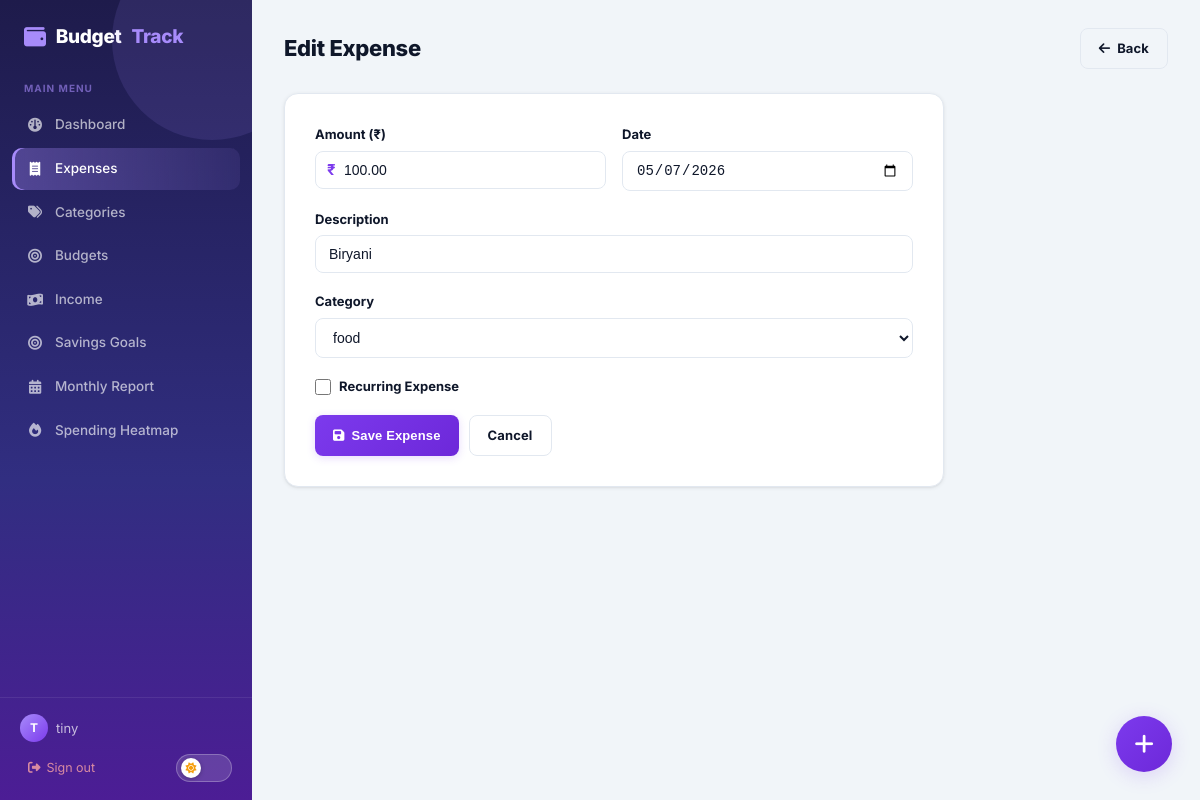
/expenses/1/edit (signed in), run on the app's committed database.
### models.py (models this page shows, shortened)
class User(UserMixin, db.Model):
    __tablename__ = "users"
    id = db.Column(db.Integer, primary_key=True)
    username = db.Column(db.String(80), unique=True, nullable=False)
    email = db.Column(db.String(120), unique=True, nullable=False)
    password_hash = db.Column(db.String(256), nullable=False)
    created_at = db.Column(db.DateTime, default=datetime.utcnow)
    categories = db.relationship("Category", backref="user", lazy=True, cascade="all, delete-orphan")
    expenses   = db.relationship("Expense",  backref="user", lazy=True, cascade="all, delete-orphan")
    budgets    = db.relationship("Budget",   backref="user", lazy=True, cascade="all, delete-orphan")
    goals      = db.relationship("SavingsGoal", backref="user", lazy=True, cascade="all, delete-orphan")

class Expense(db.Model):
    __tablename__ = "expenses"
    id          = db.Column(db.Integer, primary_key=True)
    amount      = db.Column(db.Numeric(10, 2), nullable=False)
    description = db.Column(db.String(255), nullable=False)
    date        = db.Column(db.Date, nullable=False, default=date.today)
    period      = db.Column(db.String(10), nullable=False, default="daily")
    is_recurring        = db.Column(db.Boolean, default=False)
    recurrence_interval = db.Column(db.String(10))
    user_id     = db.Column(db.Integer, db.ForeignKey("users.id"), nullable=False)
    category_id = db.Column(db.Integer, db.ForeignKey("categories.id"), nullable=False)
    created_at  = db.Column(db.DateTime, default=datetime.utcnow)

### routes/expenses.py (the view, shortened to what this page needs)
@expenses_bp.route("/<int:id>/edit", methods=["GET", "POST"])
@login_required
def edit(id):
    expense = Expense.query.filter_by(id=id, user_id=current_user.id).first_or_404()
    form = ExpenseForm(obj=expense)
    populate_category_choices(form)
    return render_template("expenses/form.html", form=form, title="Edit Expense")

### forms.py
class ExpenseForm(FlaskForm):
    amount = DecimalField("Amount (₹)", validators=[DataRequired(), NumberRange(min=0.01)], places=2)
    description = StringField("Description", validators=[DataRequired(), Length(1, 255)])
    date = DateField("Date", validators=[DataRequired()])
    category_id = SelectField("Category", coerce=int, validators=[DataRequired()])
    is_recurring = BooleanField("Recurring Expense")
    recurrence_interval = SelectField("Recurrence", choices=[("","None"),("daily","Daily"),("weekly","Weekly"),("monthly","Monthly")])

### models.py (called while the page is built)
@login_manager.user_loader
def load_user(user_id):
    return User.query.get(int(user_id))

### routes/expenses.py (called while the page is built)
def populate_category_choices(form):
    cats = Category.query.filter_by(user_id=current_user.id).all()
    form.category_id.choices = [(c.id, c.name) for c in cats]

### templates/expenses/form.html (shortened to what this page needs)
{% extends "base.html" %}
{% block content %}
<div class="page-header">
  <h1>{{ title }}</h1>
  <a href="{{ url_for('expenses.index') }}" class="btn btn-outline"><i class="fa fa-arrow-left"></i> Back</a>
</div>
<div class="card form-card">
  <form method="POST" novalidate>
    <div class="form-row">
      <div class="form-group">
        {{ form.amount.label }}
        <div style="position:relative">
          <span style="position:absolute;left:12px;top:50%;transform:translateY(-50%);font-weight:700;color:var(--primary);font-size:15px">₹</span>
          {{ form.amount(class="form-control", placeholder="0.00", style="padding-left:28px") }}
        </div>
      </div>
      <div class="form-group">
        {{ form.date.label }}
        {{ form.date(class="form-control") }}
      </div>
    </div>
    <div class="form-group">
      {{ form.description.label }}
      {{ form.description(class="form-control", placeholder="What did you spend on?") }}
    </div>
    <div class="form-group">
      {{ form.category_id.label }}
      {{ form.category_id(class="form-control") }}
    </div>
    <div class="form-group checkbox-group">
      {{ form.is_recurring(id="is_recurring") }}
      {{ form.is_recurring.label(for="is_recurring") }}
    </div>
    <div class="form-actions">
      <button type="submit" class="btn btn-primary"><i class="fa fa-save"></i> Save Expense</button>
      <a href="{{ url_for('expenses.index') }}" class="btn btn-outline">Cancel</a>
    </div>
  </form>
</div>
{% endblock %}

### templates/base.html (shortened to what this page needs)
<!DOCTYPE html>
<html lang="en" data-theme="light">
<head>
  <link rel="stylesheet" href="https://cdnjs.cloudflare.com/ajax/libs/font-awesome/6.5.0/css/all.min.css"/>
  <link rel="stylesheet" href="{{ url_for('static', filename='css/style.css') }}"/>
</head>
<body>
{% if current_user.is_authenticated %}
<nav class="sidebar" id="sidebar">
  <div class="sidebar-brand">
    <i class="fa fa-wallet"></i> Budget<span>Track</span>
  </div>
  <p class="nav-section-label">Main Menu</p>
  <ul class="nav-links">
    <li><a href="{{ url_for('dashboard.index') }}" class="{{ 'active' if request.endpoint == 'dashboard.index' }}" onclick="closeSidebar()">
      <i class="fa fa-gauge"></i> Dashboard</a></li>
    <li><a href="{{ url_for('expenses.index') }}" class="{{ 'active' if request.blueprint == 'expenses' }}" onclick="closeSidebar()">
      <i class="fa fa-receipt"></i> Expenses</a></li>
    <li><a href="{{ url_for('categories.index') }}" class="{{ 'active' if request.blueprint == 'categories' }}" onclick="closeSidebar()">
      <i class="fa fa-tags"></i> Categories</a></li>
    <li><a href="{{ url_for('budgets.index') }}" class="{{ 'active' if request.blueprint == 'budgets' }}" onclick="closeSidebar()">
      <i class="fa fa-bullseye"></i> Budgets</a></li>
    <li><a href="{{ url_for('salary.index') }}" class="{{ 'active' if request.blueprint == 'salary' }}" onclick="closeSidebar()">
      <i class="fa fa-money-bill-wave"></i> Income</a></li>
    <li><a href="{{ url_for('goals.index') }}" class="{{ 'active' if request.blueprint == 'goals' }}" onclick="closeSidebar()">
      <i class="fa fa-bullseye"></i> Savings Goals</a></li>
    <li><a href="{{ url_for('report.index') }}" class="{{ 'active' if request.endpoint == 'report.index' }}" onclick="closeSidebar()">
      <i class="fa fa-calendar-alt"></i> Monthly Report</a></li>
    <li><a href="{{ url_for('report.heatmap') }}" class="{{ 'active' if request.endpoint == 'report.heatmap' }}" onclick="closeSidebar()">
      <i class="fa fa-fire"></i> Spending Heatmap</a></li>
  </ul>
  <div class="sidebar-footer">
    <div class="user-info">
      <div class="user-avatar">{{ current_user.username[0].upper() }}</div>
      <span>{{ current_user.username }}</span>
    </div>
    <div style="display:flex;align-items:center;justify-content:space-between;margin-top:4px">
      <a href="{{ url_for('auth.logout') }}" class="logout-btn"><i class="fa fa-sign-out-alt"></i> Sign out</a>
      <button class="theme-toggle desktop-theme" id="themeToggleDesktop" title="Toggle dark mode" aria-label="Toggle dark mode">
        <span class="theme-toggle-knob"><i class="fa fa-sun" id="themeIconDesktop"></i></span>
      </button>
    </div>
  </div>
</nav>
<main class="main-content" id="mainContent">
{% endif %}
{% block content %}{% endblock %}
{% if current_user.is_authenticated %}
</main>
<button class="fab" onclick="openQuickAdd()" title="Quick add expense">
  <i class="fa fa-plus"></i>
</button>
{% endif %}
</body>
</html>

### data on the page
User: username "T", username "tiny"
Expense: amount "100.00", date "05/07/2026", description "Biryani", category_id "food"

### other printed values
{{ title }} "Edit Expense"
